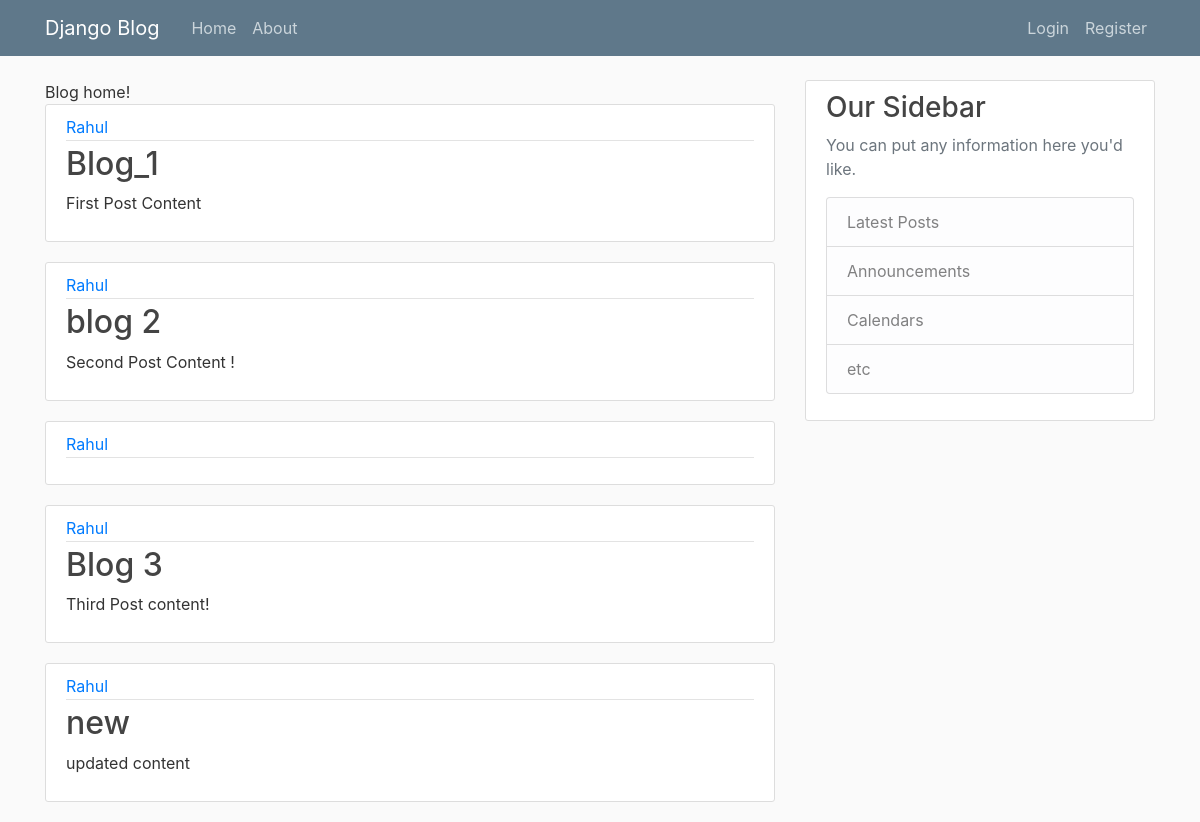
The page / on the database its author committed.
### blog/models.py (models this page shows, shortened)
class Post(models.Model):
    title = models.CharField(max_length=100)
    content = models.TextField()
    date_pposted =models.DateTimeField(default = timezone.now)
    author = models.ForeignKey(User , on_delete= models.CASCADE)

### blog/views.py (the view)
# urls.py: 2. Add a URL to urlpatterns:  path('', views.home, name='home')
def home(request):
    context ={
        'posts' : Post.objects.all()
    }
    return render(request, 'blog/home.html' , context)

### blog/templates/blog/home.html (shortened to what this page needs)
{% extends "blog/base.html"  %}
{%block content %}
Blog home!
    {% for post in posts %}
        <article class="media content-section">
          <div class="media-body">
            <div class="article-metadata">
              <a class="mr-2" href="#">{{ post.author }}</a>
            </div>
            <h2><a class="article-title" href="#">{{ post.title }}</a></h2>
            <p class="article-content">{{ post.content }}</p>
          </div>
        </article>
    {% endfor %}
{% endblock content %}

### blog/templates/blog/base.html (shortened to what this page needs)
{% load static %}
<!DOCTYPE html>
<html >
<head>
    <link rel="stylesheet" href="https://stackpath.bootstrapcdn.com/bootstrap/4.3.1/css/bootstrap.min.css">
    <link rel="stylesheet" type="text/css" href=" {% static 'blog/main.css' %}">
</head>
<body>
    <header class="site-header">
   <nav class="navbar navbar-expand-md navbar-dark bg-steel fixed-top">
    <div class="container">
      <a class="navbar-brand mr-4" href="{% url 'blog-home' %}">Django Blog</a>
      <div class="collapse navbar-collapse" id="navbarToggle">
        <div class="navbar-nav mr-auto">
          <a class="nav-item nav-link" href="{% url 'blog-home' %}">Home</a>
          <a class="nav-item nav-link" href="{% url 'blog-about' %}">About</a>
        </div>
        <div class="navbar-nav">
          <a class="nav-item nav-link" href="#">Login</a>
          <a class="nav-item nav-link" href="#">Register</a>
        </div>
      </div>
    </div>
      </nav>
     </header>
    <main role="main" class="container">
      <div class="row">
        <div class="col-md-8">
          {% block content %}{% endblock %}
        </div>
        <div class="col-md-4">
          <div class="content-section">
            <h3>Our Sidebar</h3>
            <p class='text-muted'>You can put any information here you'd like.
              <ul class="list-group">
                <li class="list-group-item list-group-item-light">Latest Posts</li>
                <li class="list-group-item list-group-item-light">Announcements</li>
                <li class="list-group-item list-group-item-light">Calendars</li>
                <li class="list-group-item list-group-item-light">etc</li>
              </ul>
            </p>
          </div>
        </div>
      </div>
    </main>
</body>
</html>

### blog/static/blog/main.css (style rules this page uses)
body { background: #fafafa; color: #333333; margin-top: 5rem; }
h1, h2, h3, h4, h5, h6 { color: #444444; }
ul { margin: 0; }
.bg-steel { background-color: #5f788a; }
.site-header .navbar-nav .nav-link { color: #cbd5db; }
.content-section { background: #ffffff; padding: 10px 20px; border: 1px solid #dddddd; border-radius: 3px; margin-bottom: 20px; }
.article-title { color: #444444; }
.article-content { white-space: pre-line; }
.article-metadata { padding-bottom: 1px; margin-bottom: 4px; border-bottom: 1px solid #e3e3e3 }

### rows shown on the page
Post: author "Rahul", title "Blog_1", content "First Post Content"
Post: author "Rahul", title "blog 2", content "Second Post Content !"
Post: author "Rahul"
Post: author "Rahul", title "Blog 3", content "Third Post content!"
Post: author "Rahul", title "new", content "updated content"
